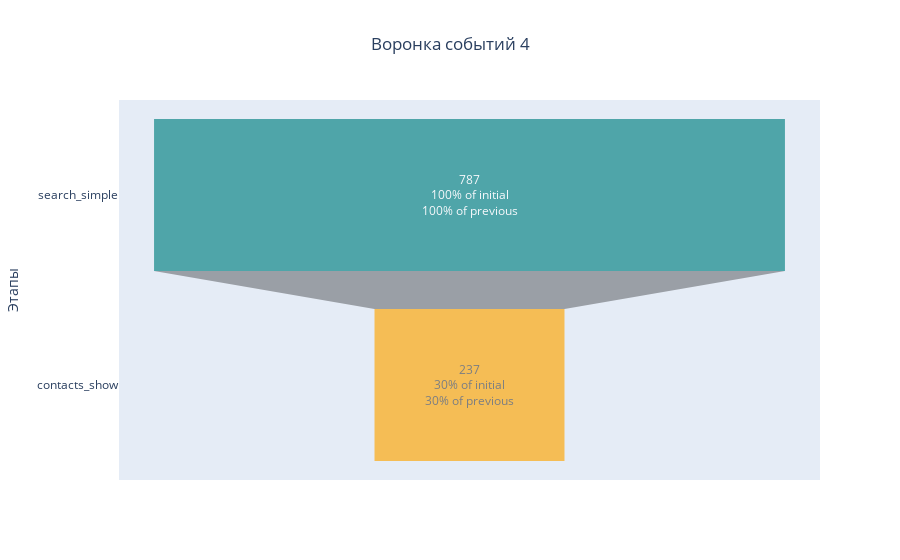

Notebook code for this chart:
### Markdown cell above
[Воронка 3.](https://chart-studio.plotly.com/~PSImera/5/#/) Если исключить поиск и с просмотра фото сразу на контакты, примерно такой же процент, около трети

### Code cell
funnel(mob, 4, 'search_simple', 'contacts_show')

### Figure 1 — Plotly figure (JSON) as saved in the notebook; plotly's stock layout.template omitted (floating-point values rounded to 4 significant figures)
{"data": [{"marker": {"color": ["teal", "orange", "blue", "green", "silver"]}, "opacity": 0.65, "textinfo": "value+percent initial+percent previous", "type": "funnel", "x": [787, 237], "y": ["search_simple", "contacts_show"]}], "layout": {"title": {"text": "Воронка событий 4", "x": 0.5}, "yaxis": {"title": {"text": "Этапы"}}}}
